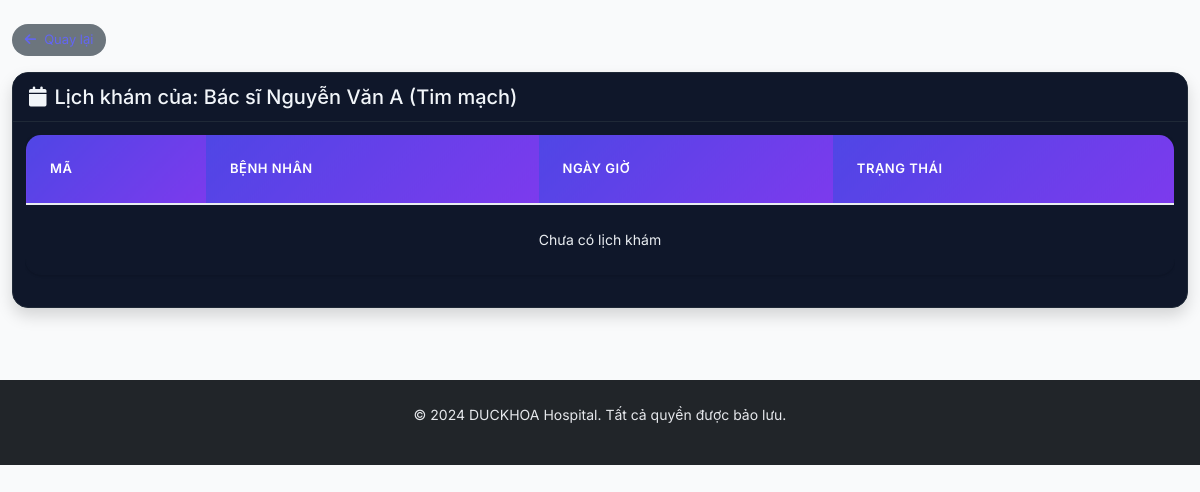
Before: /admin/doctor_appointments.php?id=1 (signed in) with the older database file.
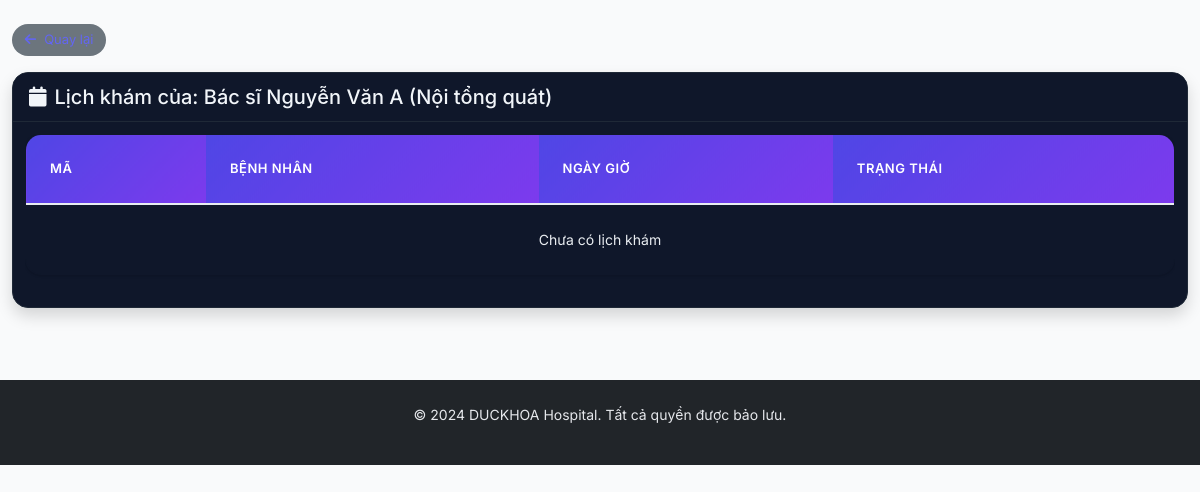
After: the same page with the newer database file.
### tables this page shows
CREATE TABLE doctors (
    id INT AUTO_INCREMENT PRIMARY KEY,
    user_id INT,
    specialty VARCHAR(100) NOT NULL,
    experience_years INT,
    education TEXT,
    license_number VARCHAR(50),
    consultation_fee DECIMAL(10,2) DEFAULT 0.00,
    status ENUM('active', 'inactive') DEFAULT 'active',
    created_at TIMESTAMP DEFAULT CURRENT_TIMESTAMP,
    FOREIGN KEY (user_id) REFERENCES users(id) ON DELETE CASCADE
);

CREATE TABLE users (
    id INT AUTO_INCREMENT PRIMARY KEY,
    username VARCHAR(50) NOT NULL UNIQUE,
    password VARCHAR(255) NOT NULL,
    email VARCHAR(100) NOT NULL UNIQUE,
    role ENUM('admin', 'patient', 'doctor') NOT NULL DEFAULT 'patient',
    full_name VARCHAR(100) NOT NULL,
    phone VARCHAR(20),
    address TEXT,
    date_of_birth DATE,
    gender ENUM('male', 'female', 'other'),
    created_at TIMESTAMP DEFAULT CURRENT_TIMESTAMP,
    updated_at TIMESTAMP DEFAULT CURRENT_TIMESTAMP ON UPDATE CURRENT_TIMESTAMP
);

### admin/doctor_appointments.php (the view, shortened to what this page needs)
<?php
require_once '../config/db.php';
$doctorId = isset($_GET['id']) ? (int)$_GET['id'] : 0;
$stmt = $conn->prepare("SELECT d.id, u.full_name, d.specialty FROM doctors d JOIN users u ON d.user_id = u.id WHERE d.id = ? LIMIT 1");
$stmt->bind_param('i', $doctorId);
$stmt->execute();
$doctor = $stmt->get_result()->fetch_assoc();
$appointments = null;
if ($doctor) {
    $stmt = $conn->prepare("SELECT a.*, u.full_name AS patient_name
                             FROM appointments a
                             JOIN users u ON a.patient_id = u.id
                             WHERE a.doctor_id = ?
                             ORDER BY a.appointment_date DESC");
    $stmt->bind_param('i', $doctorId);
    $stmt->execute();
    $appointments = $stmt->get_result();
}
include '../includes/header.php';
?>
<div class="container py-4">
    <a href="manage_doctors.php" class="btn btn-secondary mb-3"><i class="fas fa-arrow-left me-2"></i>Quay lại</a>
    <?php if (!$doctor): ?>
        <div class="alert alert-warning">Không tìm thấy bác sĩ.</div>
    <?php else: ?>
        <div class="card shadow">
            <div class="card-header d-flex justify-content-between align-items-center">
                <h5 class="mb-0"><i class="fas fa-calendar me-2"></i>Lịch khám của: <?php echo htmlspecialchars($doctor['full_name']); ?> (<?php echo htmlspecialchars($doctor['specialty']); ?>)</h5>
            </div>
            <div class="card-body">
                <div class="table-responsive">
                    <table class="table table-bordered">
                        <thead>
                            <tr>
                                <th>Mã</th>
                                <th>Bệnh nhân</th>
                                <th>Ngày giờ</th>
                                <th>Trạng thái</th>
                            </tr>
                        </thead>
                        <tbody>
                            <?php if ($appointments && $appointments->num_rows > 0): ?>
                                <?php while ($row = $appointments->fetch_assoc()): ?>
                                    <tr>
                                        <td><?php echo $row['id']; ?></td>
                                        <td><?php echo htmlspecialchars($row['patient_name']); ?></td>
                                        <td><?php echo formatDateTime($row['appointment_date']); ?></td>
                                        <td>
                                            <?php
                                            $statusMap = [
                                                'pending' => 'badge bg-warning',
                                                'confirmed' => 'badge bg-success',
                                                'completed' => 'badge bg-primary',
                                                'cancelled' => 'badge bg-secondary'
                                            ];
                                            $class = $statusMap[$row['status']] ?? 'badge bg-secondary';
                                            ?>
                                            <span class="<?php echo $class; ?>"><?php echo htmlspecialchars($row['status']); ?></span>
                                        </td>
                                    </tr>
                                <?php endwhile; ?>
                            <?php else: ?>
                                <tr><td colspan="4" class="text-center">Chưa có lịch khám</td></tr>
                            <?php endif; ?>
                        </tbody>
                    </table>
                </div>
            </div>
        </div>
    <?php endif; ?>
</div>
<?php include '../includes/footer.php'; ?>

Changed rows visible on the page:
changed doctors "Bác sĩ Nguyễn Văn A": specialty "Tim mạch" → "Nội tổng quát"
